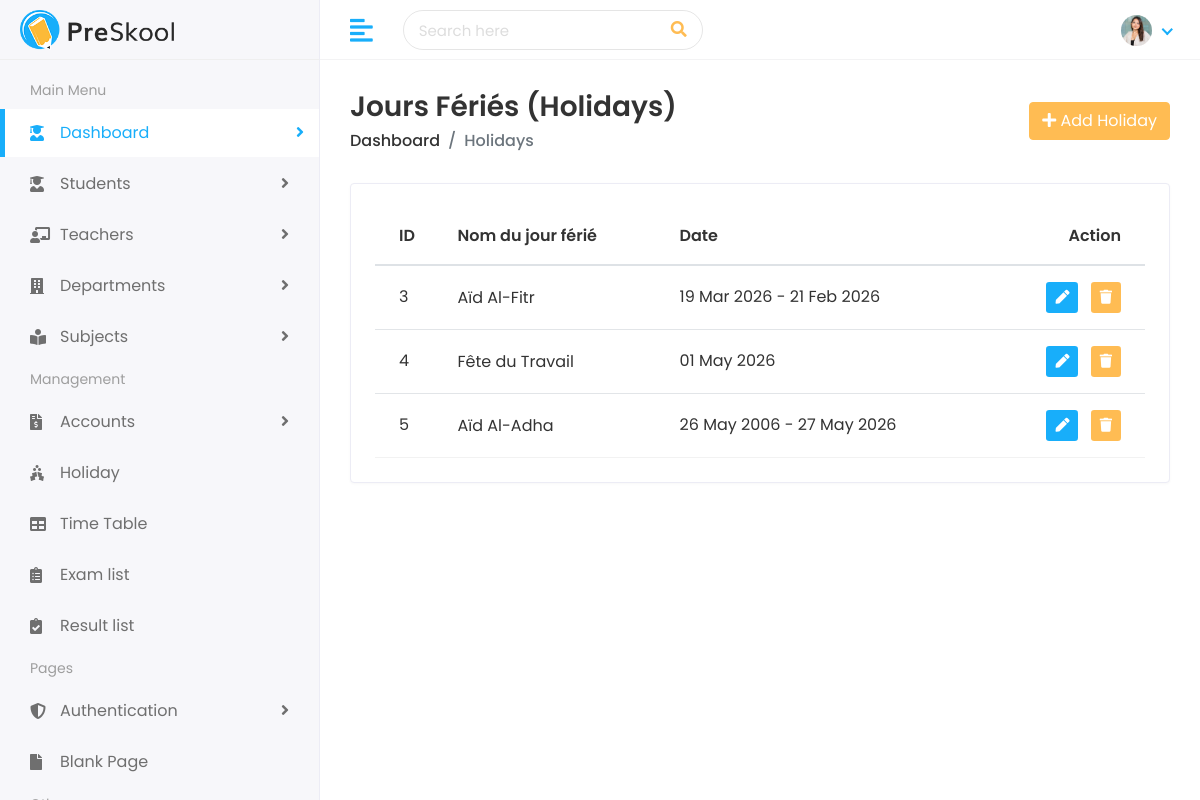
The app's page /planning/holidays/ (signed in) with its own data.
### planning/models.py (models this page shows, shortened)
class Holiday(models.Model):
    title = models.CharField(max_length=100)
    start_date = models.DateField()
    end_date = models.DateField()
    description = models.CharField(max_length=300)

### planning/views.py (the view)
# urls.py: path('holidays/', views.HolidayListView.as_view(), name='holiday-list'),
class HolidayListView(LoginRequiredMixin, ListView):
    model = Holiday
    template_name = 'planning/holiday_list.html'
    context_object_name = 'holiday_list'

### planning/templates/planning/holiday_list.html (shortened to what this page needs)
{% extends 'Home/base.html' %}
{% load static %}
{% block body %}
<div class="page-wrapper">
    <div class="content container-fluid">
        <div class="page-header">
            <div class="row align-items-center">
                <div class="col">
                    <h3 class="page-title">Jours Fériés (Holidays)</h3>
                    <ul class="breadcrumb">
                        <li class="breadcrumb-item"><a href="{% url 'admin_dashboard' %}">Dashboard</a></li>
                        <li class="breadcrumb-item active">Holidays</li>
                    </ul>
                </div>
                <div class="col-auto text-right float-right ml-auto">
                    {% if request.user.is_admin %}
                    <a href="{% url 'holiday-add' %}" class="btn btn-primary"><i class="fas fa-plus"></i> Add Holiday</a>
                    {% endif %}
                </div>
            </div>
        </div>
        <div class="row">
            <div class="col-sm-12">
                <div class="card card-table">
                    <div class="card-body">
                        <div class="table-responsive">
                            <table class="table table-hover table-center mb-0 datatable">
                                <thead>
                                    <tr>
                                        <th>ID</th>
                                        <th>Nom du jour férié</th>
                                        <th>Date</th>
                                        {% if request.user.is_admin %}
                                        <th class="text-right">Action</th>
                                        {% endif %}
                                    </tr>
                                </thead>
                                <tbody>
                                    {% for item in object_list %}
                                    <tr>
                                        <td>{{ item.id }}</td>
                                        <td>
                                            <h2><a>{{ item.title }}</a></h2>
                                        </td>
                                        <td>{{ item.start_date|date:"d M Y" }} {% if item.end_date and item.start_date != item.end_date %}- {{ item.end_date|date:"d M Y" }}{% endif %}</td>
                                        {% if request.user.is_admin %}
                                        <td class="text-right">
                                            <div class="actions">
                                                <a href="{% url 'holiday-edit' item.id %}" class="btn btn-sm bg-success-light mr-2">
                                                    <i class="fas fa-pen"></i>
                                                </a>
                                                <form action="{% url 'holiday-delete' item.id %}" method="POST" style="display:inline;">
                                                    <button type="submit" class="btn btn-sm bg-danger-light" onclick="return confirm('Êtes-vous sûr de vouloir supprimer {{ item.name }} ?');">
                                                        <i class="fas fa-trash"></i>
                                                    </button>
                                                </form>
                                            </div>
                                        </td>
                                        {% endif %}
                                    </tr>
                                    {% empty %}
                                    <tr>
                                        <td colspan="4" class="text-center">No Holidays Found</td>
                                    </tr>
                                    {% endfor %}
                                </tbody>
                            </table>
                        </div>
                    </div>
                </div>
            </div>
        </div>
    </div>
</div>
{% endblock %}

### static/assets/css/style.css (style rules this page uses)
html { height: 100%; }
body { background-color: #fff; color: #333; font-family: 'Poppins', sans-serif; font-size: 1rem; height: 100%; line-height: 1.5; overflow-x: hidden; }
h1, h2, h3, h4, h5, h6 { font-family: 'Poppins', sans-serif; margin-top: 0; }
input, input:focus, button, button:focus { outline: none; }
ul, ol { padding: 0px; list-style: none; }
.table { color: #333; max-width: 100%; margin-bottom: 0; width: 100%; }
table.table td h2 { display: inline-block; font-size: inherit; font-weight: 400; margin: 0; padding: 0; vertical-align: middle; }
table.table td h2 a { color: #333; }
.table thead tr th { font-weight: 600; }
.table tbody tr { border-bottom: 1px solid rgba(0, 0, 0, 0.05); }
.table.table-center td, .table.table-center th { vertical-align: middle; }
.card-table .card-body .table > thead > tr > th { border-top: 0; }
.card-table .card-body .table tr td:first-child, .card-table .card-body .table tr th:first-child { padding-left: 1.5rem; }
.card-table .card-body .table tr td:last-child, .card-table .card-body .table tr th:last-child { padding-right: 1.5rem; }
.card-table .table td, .card-table .table th { border-top: 1px solid #e2e5e8; padding: 1rem 0.75rem; white-space: nowrap; }
.btn-primary { background-color: #FFBC53; border: 1px solid #FFBC53; }
.card { border: 1px solid #ececf5; box-shadow: 0 1px 3px 0 rgba(0, 0, 0, 0.03); margin-bottom: 1.875rem; }
.card-body { padding: 1.5rem; }
.bg-danger-light { background-color:#FFBC53 !important; color:#fff !important; }
.bg-success-light { background-color: #18aefa; color: #fff; }
.page-wrapper { margin-left: 320px; padding-top: 60px; position: relative; transition: all 0.4s ease; }
.page-wrapper > .content { padding: 1.875rem 1.875rem 0; }
.page-header { margin-bottom: 1.875rem; }
.page-header .breadcrumb { background-color: transparent; color: #6c757d; font-size: 1rem; font-weight: 500; margin-bottom: 0; padding: 0; }
.page-header .breadcrumb a { color: #333; }
.page-title { font-size: 28px; font-weight: 600; color: #333; margin-bottom: 5px; }

### records on screen
Holiday: id "3", title "Aïd Al-Fitr", start_date "19 Mar 2026", end_date "21 Feb 2026"
Holiday: id "4", title "Fête du Travail", start_date "01 May 2026"
Holiday: id "5", title "Aïd Al-Adha", start_date "26 May 2006", end_date "27 May 2026"
